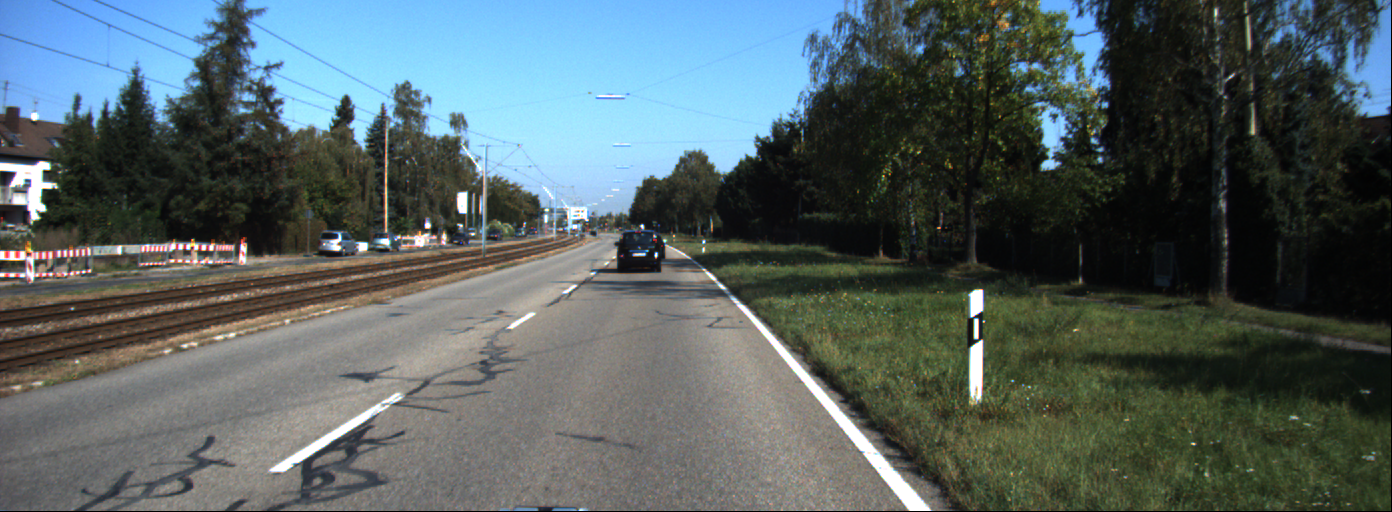
#> input picture sample_data1/data/0000000000.png, 1392 x 512 px, given in place of video1.mp4, which was not available
$ python LaneDetection.py
#> lines starting #> are read from the running program, lines starting #| are printed output that depends on the picture; after the words box and inside, x2 and y2 are one past the last pixel; in counts of white or black regions, pixels touching at a corner belong together; pictures that were not available may be replaced by others from this repository, and a replacement may not be noted
'''
Copyright (c) 2020 Hao Da (Kevin) Dong, Girish Ethirajan, Anshuman Singh
@file       LaneDetection.py
@date       2020/03/08
@brief      TBD
@license    This project is released under the BSD-3-Clause license.
'''

import numpy as np
import cv2


class LaneDetection:
    K = np.array([])
    distortionCoeffs = np.array([])

    cropFactor = 0
    cropLineY = 0

    frame = np.array([])
    laneMask = np.array([])

    yellowHSVLowBound = np.array([10, 70, 200])
    yellowHSVUpperBound = np.array([65, 180, 255])

    whiteHSVLowBound = np.array([0, 0, 190])
    whiteHSVUpperBound = np.array([170, 25, 255])


    def __init__(self, K, distortionCoeffs, cropFactor):
        self.K = K
        self.distortionCoeffs = distortionCoeffs
        self.cropFactor = cropFactor


    '''
    @brief      Undistort an image, remove noise and crop to ROI
    @param
    @return
    '''
    def prepareImage(self, frame):
        h = frame.shape[0]
        w = frame.shape[1]

        newK, _ = cv2.getOptimalNewCameraMatrix(self.K, self.distortionCoeffs, \
                                                 (w, h), 0, (w, h))
        undistortedFrame = cv2.undistort(frame, self.K, self.distortionCoeffs, None, newK)

        self.frame = undistortedFrame

        blurredFrame = cv2.GaussianBlur(undistortedFrame, (5,5), 0)

        self.cropLineY = int(self.cropFactor*h)
        croppedFrame = blurredFrame[self.cropLineY:h, :, :]

        return croppedFrame


    '''
    @brief      Determine the lane line equations from a frame
    @param
    @return
    '''
    def getLaneLines(self, frame):
        hsvFrame = cv2.cvtColor(frame, cv2.COLOR_BGR2HSV)

        yellowMask = cv2.inRange(hsvFrame, self.yellowHSVLowBound, self.yellowHSVUpperBound)
        whiteMask = cv2.inRange(hsvFrame, self.whiteHSVLowBound, self.whiteHSVUpperBound)

        self.laneMask = yellowMask | whiteMask

        lines = cv2.HoughLinesP(self.laneMask, 1, np.pi / 180, 50)

        lineParams = []
        if (lines is not None and len(lines) > 1):
            for i in range(0, len(lines)):
                for x1,y1,x2,y2 in lines[i]:

                    #cv2.line(undistortedFrame,(x1,y1+cropLineY),(x2,y2+cropLineY),(0,0,255),2)

                    if (y2 != y1 and x2 != x1):
                        m = (y2-y1) / (x2-x1)
                        b = y1 - m*x1
                        if (np.isnan(m) == False and np.isnan(b) == False):
                            lineParams.append([m,b])
                    else:
                        continue

        lineParams = np.array(lineParams)

        if (len(lineParams) <= 1):
            return lineParams

        # Define criteria = ( type, max_iter = 10 , epsilon = 1.0 )
        criteria = (cv2.TERM_CRITERIA_EPS + cv2.TERM_CRITERIA_MAX_ITER, 10, 1.0)

        # Set flags (Just to avoid line break in the code)
        flags = cv2.KMEANS_RANDOM_CENTERS

        # Apply KMeans
        lineParams = np.float32(lineParams)
        _, _, centers = cv2.kmeans(lineParams, 2, None, criteria, 10, flags)

        m1 = centers[0,0]
        m2 = centers[1,0]
        b1 = centers[0,1] + self.cropLineY
        b2 = centers[1,1] + self.cropLineY

        laneParams = np.array([[m1, b1],
                               [m2, b2]])

        return laneParams


    '''
    @brief      Display the lane lines, lane mesh and drivetrajectory angle on the frame
    @param
    @return
    '''
    def visualization(self, laneParams):
        if (len(laneParams) <= 1):
            return self.frame

        h = self.frame.shape[0]
        w = self.frame.shape[1]

        m1 = laneParams[0,0]
        m2 = laneParams[1,0]
        b1 = laneParams[0,1]
        b2 = laneParams[1,1]

        y1 = h
        y2 = self.cropLineY
        y3 = h
        y4 = self.cropLineY

        x1 = int((y1 - b1) / m1)
        x2 = int((y2 - b1) / m1)
        x3 = int((y3 - b2) / m2)
        x4 = int((y4 - b2) / m2)

        outputFrame = self.frame.copy()

        # Draw lane lines
        cv2.line(outputFrame, (x1,y1), (x2,y2), color=(0,255,0), thickness=3)
        cv2.line(outputFrame, (x3,y3), (x4,y4), color=(0,255,0), thickness=3)

        # Create a translucent mesh over the lane
        overlay = outputFrame.copy()
        laneMesh = np.array([[x1,y1], [x2,y2], [x4,y4], [x3,y3]])

        cv2.fillPoly(overlay, [laneMesh], color=(0, 0, 255))
        cv2.addWeighted(src1=overlay, alpha=0.5, \
                        src2=outputFrame, beta=0.5, \
                        dst=outputFrame, gamma=0)

        # Calculate the centerline angle and display the driving trajectory
        laneAngle1 = np.degrees(np.arctan(m1))
        laneAngle2 = np.degrees(np.arctan(m2))
        if (laneAngle1 < 0):
            laneAngle1 = laneAngle1 + 180
        if (laneAngle2 < 0):
            laneAngle2 = laneAngle2 + 180

        centerlineAngle = (laneAngle1 + laneAngle2) / 2

        textOverlay = 'Drive Trajectory: ' \
                    + str(round(centerlineAngle - 90)) \
                    + ' degrees from center'

        cv2.putText(outputFrame, textOverlay, (10,30), \
                    cv2.FONT_HERSHEY_SIMPLEX, 1, \
                    color=(0,0,255), thickness=3)


        '''scale = 1000 / w  # percent of original size
        dim = (int(w * scale), int(h * scale))
        dimCropped = (int(self.laneMask.shape[1] * scale), int(self.laneMask.shape[0] * scale))

        cv2.imshow("Frame", cv2.resize(outputFrame, dim))
        cv2.imshow("Mask", cv2.resize(self.laneMask, dimCropped))
        cv2.waitKey(0)'''


        return outputFrame


    '''
    @brief      Demonstration function to run the entire lane detection application with video
    @param
    @return
    '''
    def runApplication(self, videoFile, saveVideo=False):
        # Create video stream object
#> called with videoFile = 'sample_data1/video1.mp4', saveVideo = True
        videoCapture = cv2.VideoCapture(videoFile)
        # videoCapture.set(cv2.CAP_PROP_BUFFERSIZE, 10)

        # Define video codec and output file if video needs to be saved
        if (saveVideo == True):
            fourcc = cv2.VideoWriter_fourcc(*'mp4v')
            # 720p 30fps video
            out = cv2.VideoWriter('LaneDetectionOutput.mp4', fourcc, 30, (1280, 720))

        # Continue to process frames if the video stream object is open
        while(videoCapture.isOpened()):
            ret, frame = videoCapture.read()
#> frame is the input picture: shape (512, 1392, 3); mean B, G, R 97.6, 97, 84.2

            # Continue processing if a valid frame is received
            if ret == True:
                # Detect and visualize lanes
                preparedFrame = laneDetector.prepareImage(frame)
#> in prepareImage, `croppedFrame = blurredFrame[self.cropLineY:h, :, :]`:
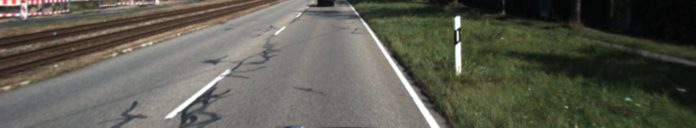
#> croppedFrame: shape (256, 1392, 3) (shown at 1/2 size); mean B, G, R 80.3, 91.6, 91.7
                laneParams = laneDetector.getLaneLines(preparedFrame)
#> in getLaneLines, `yellowMask = cv2.inRange(hsvFrame, self.yellowHSVLowBound, self.yellow..`:
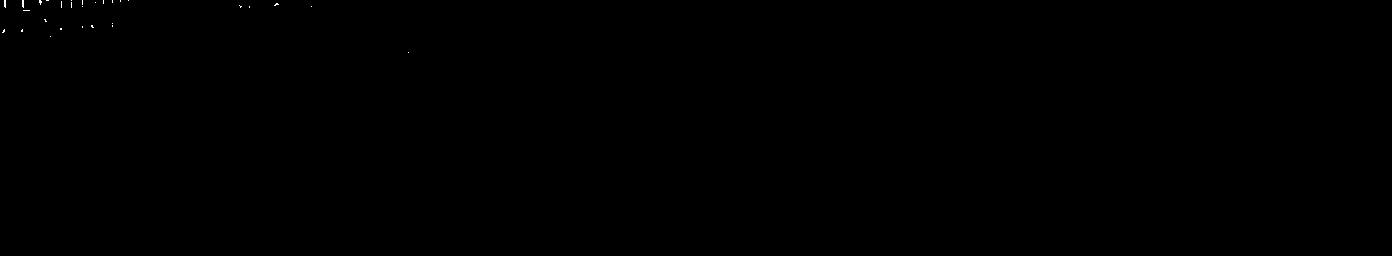
#> yellowMask: shape (256, 1392); 0.04% white in thin lines or dots, all inside (x1, y1, x2, y2) = (2, 0, 409, 53)
#> in getLaneLines, `whiteMask = cv2.inRange(hsvFrame, self.whiteHSVLowBound, self.whiteHSV..`:
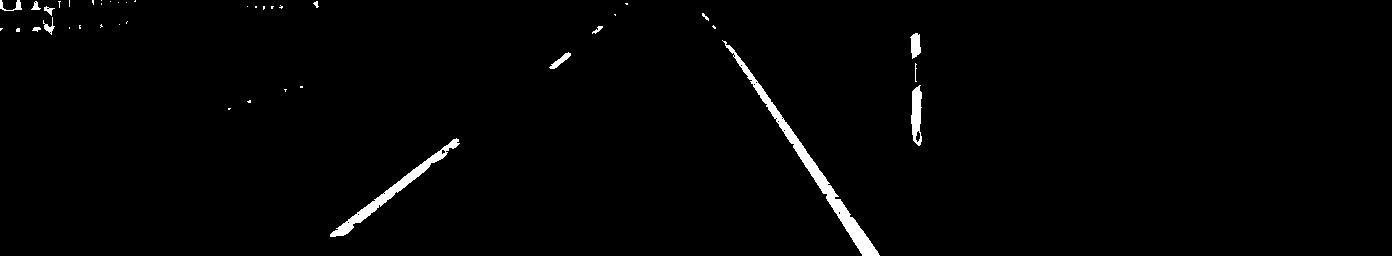
#> whiteMask: shape (256, 1392); 1.4% white; 42 white regions (28 under 20 px), largest, box (x1, y1, x2, y2) and area: (722, 40, 880, 256) 2341, (330, 138, 460, 237) 1309, (911, 85, 922, 146) 479
#> in getLaneLines, `lines = cv2.HoughLinesP(self.laneMask, 1, np.pi / 180, 50)`: lines = 96 rows, first 6: [734, 54, 834, 197], [729, 45, 835, 196], [751, 81, 766, 103], [334, 236, 441, 152], [779, 125, 791, 143], [725, 41, 726, 43]
#> the loop in getLaneLines, `for i in range(0, len(lines)):` made 96 passes
#> after the loop in getLaneLines, `for i in range(0, len(lines)):`: lineParams = 80 pairs, first value -51 to 46, second value -42142 to 46703
#> in getLaneLines, `_, _, centers = cv2.kmeans(lineParams, 2, None, criteria, 10, flags)`: centers = [[-47.5, 43482.5], [1.15, -940]]
#> in getLaneLines, `m1 = centers[0,0]`: m1 = -47.5
#> in getLaneLines, `m2 = centers[1,0]`: m2 = 1.15
#> in getLaneLines, `b1 = centers[0,1] + self.cropLineY`: b1 = 43738.5
#> in getLaneLines, `b2 = centers[1,1] + self.cropLineY`: b2 = -684
#> in getLaneLines, `laneParams = np.array([[m1, b1], [m2, b2]])`: laneParams = [[-47.5, 43738.5], [1.15, -684]]
#> laneParams = [[-47.5, 43738.5], [1.15, -684]]
                outputFrame = laneDetector.visualization(laneParams)
#> in visualization, `m1 = laneParams[0,0]`: m1 = -47.5
#> in visualization, `m2 = laneParams[1,0]`: m2 = 1.15
#> in visualization, `b1 = laneParams[0,1]`: b1 = 43738.5
#> in visualization, `b2 = laneParams[1,1]`: b2 = -684
#> in visualization, `x1 = int((y1 - b1) / m1)`: x1 = 910
#> in visualization, `x2 = int((y2 - b1) / m1)`: x2 = 915
#> in visualization, `x3 = int((y3 - b2) / m2)`: x3 = 1042
#> in visualization, `x4 = int((y4 - b2) / m2)`: x4 = 819
#> in visualization, `cv2.line(outputFrame, (x3,y3), (x4,y4), color=(0,255,0), thickness=3)`:
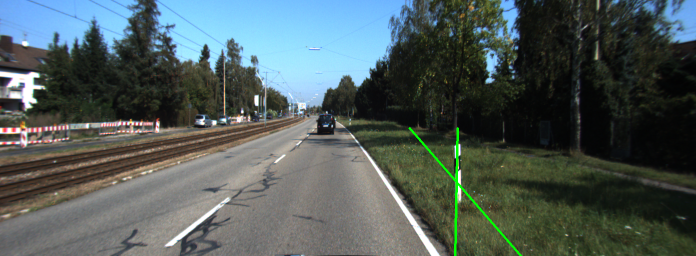
#> outputFrame: shape (512, 1392, 3) (shown at 1/2 size); mean B, G, R 89.6, 91.2, 79.4
#> in visualization, `laneMesh = np.array([[x1,y1], [x2,y2], [x4,y4], [x3,y3]])`: laneMesh = [[910, 512], [915, 256], [819, 256], [1042, 512]]
#> in visualization, `cv2.fillPoly(overlay, [laneMesh], color=(0, 0, 255))`:
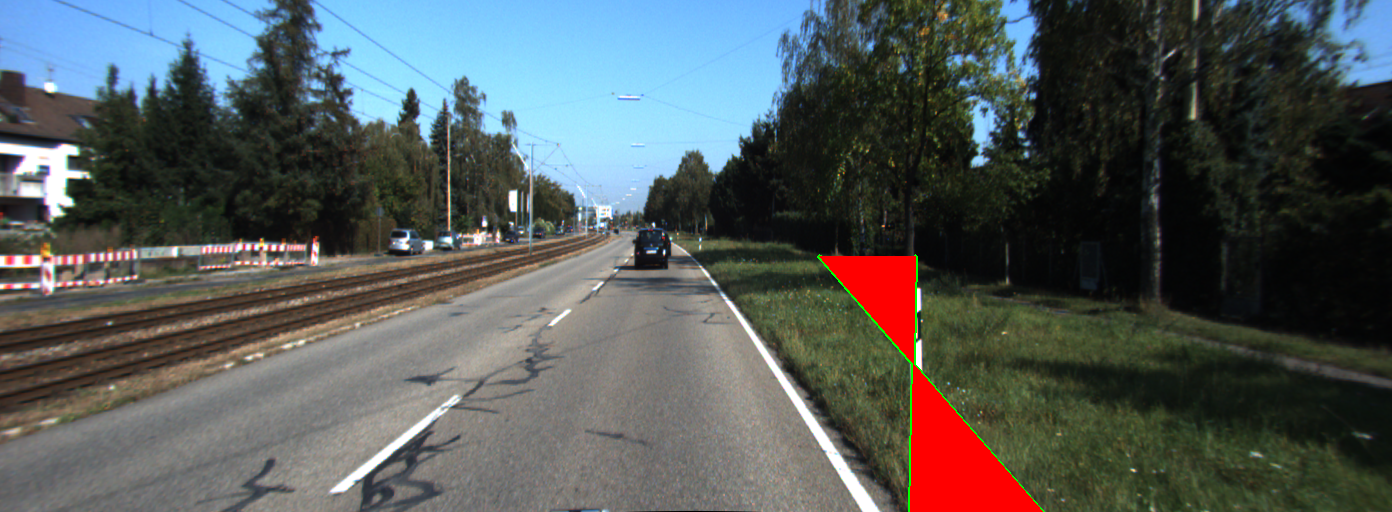
#> overlay: shape (512, 1392, 3); 2.14% of pixels changed, all inside (x1, y1, x2, y2) = (819, 256, 1043, 512)
#> in visualization, `laneAngle1 = np.degrees(np.arctan(m1))`: laneAngle1 = -88.79
#> in visualization, `laneAngle2 = np.degrees(np.arctan(m2))`: laneAngle2 = 48.93
#> in visualization, `laneAngle1 = laneAngle1 + 180`: laneAngle1 = 91.21
#> in visualization, `centerlineAngle = (laneAngle1 + laneAngle2) / 2`: centerlineAngle = 70.07
#> in visualization, `cv2.putText(outputFrame, textOverlay, (10,30), \ cv2.FONT_HERSHEY_SIMP..`:
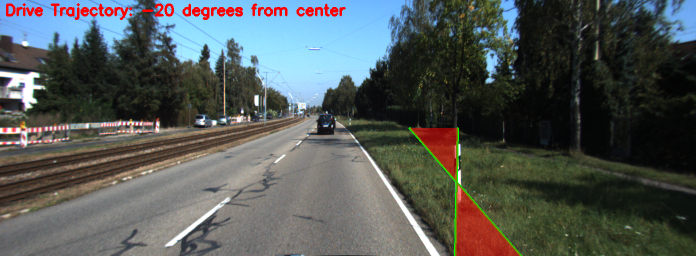
#> outputFrame: shape (512, 1392, 3) (shown at 1/2 size); mean B, G, R 86.7, 88.3, 82.7

                #cv2.imwrite('sampleLane2.png', frame)

                # Save video if desired, resizing frame to 720p
                if (saveVideo == True):
                    out.write(cv2.resize(outputFrame, (1280, 720)))

                # Display frame to the screen in a video preview
                cv2.imshow("Frame", cv2.resize(outputFrame, (1280, 720)))
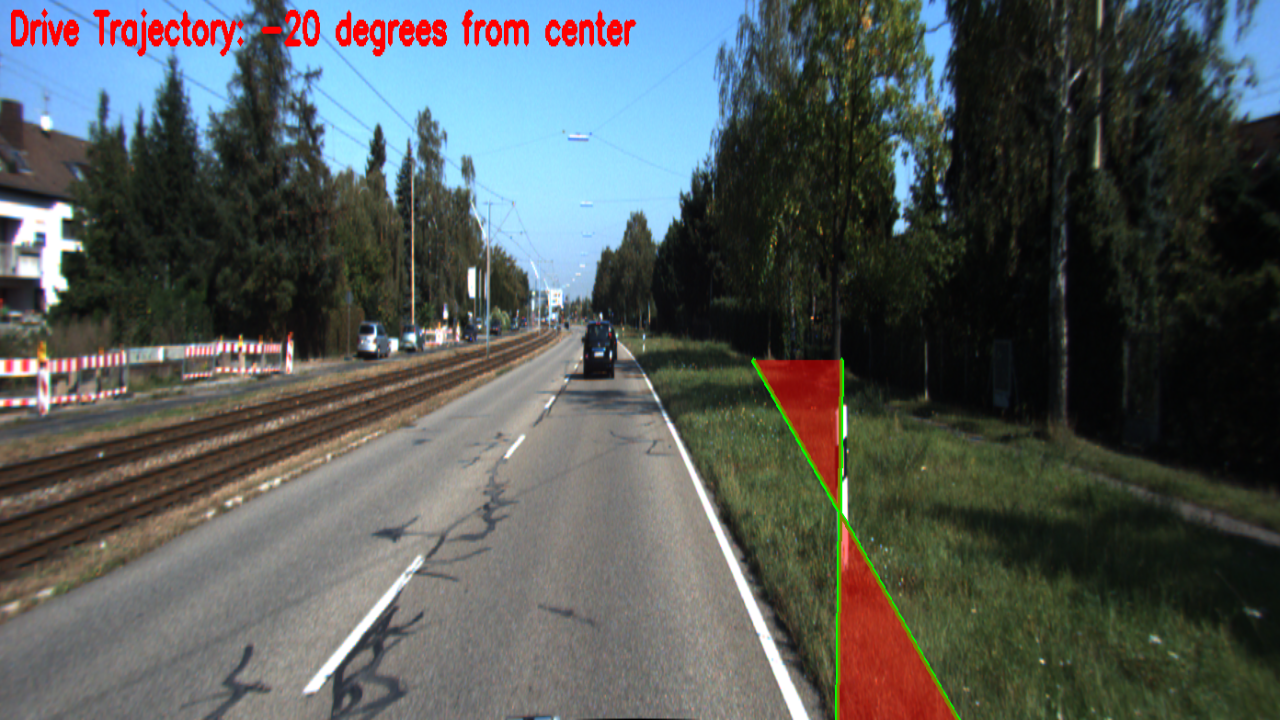
#> window 'Frame': shape (720, 1280, 3); mean B, G, R 86.6, 88.1, 82.6

                # Exit if the user presses 'q'
                if cv2.waitKey(1) & 0xFF == ord('q'):
#> (key q is pressed here)
                    break

            # If the end of the video is reached, wait for final user keypress and exit
            else:
                cv2.waitKey(0)
                break

        # Release video and file object handles
        videoCapture.release()
        if (saveVideo == True):
            out.release()

        print('Video and file handles closed')


if __name__ == '__main__':

    K = np.array([[9.037596e+02, 0.000000e+00, 6.957519e+02],
                   [0.000000e+00, 9.019653e+02, 2.242509e+02],
                   [0.000000e+00, 0.000000e+00, 1.000000e+00]])

    distortionCoeffs = np.array([-3.639558e-01, 1.788651e-01, 6.029694e-04, -3.922424e-04, -5.382460e-02])

    '''
    K = np.array([[1.15422732e+03, 0.00000000e+00, 6.71627794e+02],
                  [0.00000000e+00, 1.14818221e+03, 3.86046312e+02],
                  [0.00000000e+00, 0.00000000e+00, 1.00000000e+00]])

    distortionCoeffs = np.array([-2.42565104e-01, -4.77893070e-02, -1.31388084e-03, -8.79107779e-05, 2.20573263e-02])
    '''

    # How much to crop a frame from the top to isolate the road
    cropFactor = 0.5

    # Select video file
    videoFile = 'sample_data1/video1.mp4'

    # Choose whether or not to save the output video
    saveVideo = True

    # Run application
    laneDetector = LaneDetection(K, distortionCoeffs, cropFactor)
    laneDetector.runApplication(videoFile, saveVideo)


    '''frame = cv2.imread('sampleLane.png')
    preparedFrame = laneDetector.prepareImage(frame)
    laneParams = laneDetector.getLaneLines(preparedFrame)
    outputFrame = laneDetector.visualization(laneParams)'''
